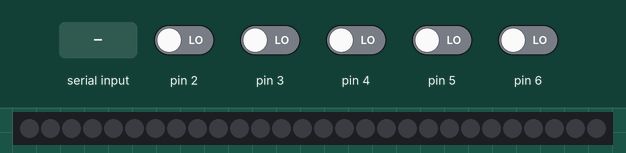
The sketch below on a simulated Arduino Uno, built with avr-gcc and run on an emulated ATmega328P. Parts: 28 RGB LEDs in strip order, left to right. The inputs (shaded band) are chosen by the test bench; at power-on: pin 2–6 LOW. What the sketch prints to the serial monitor is not drawn.

Above: at 1.2 s.
1.3 s: "1" received over Serial
At 1.49 s:
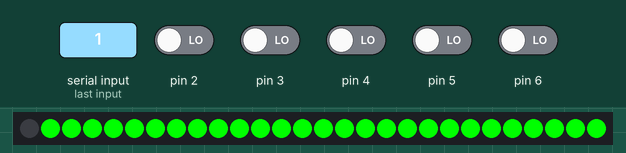
3.1 s: pin 2 driven HIGH
5.0 s: pin 2 driven LOW
8.0 s: pin 3 driven HIGH
9.9 s: pin 2 driven HIGH and pin 3 driven LOW
12.9 s: pin 2 driven LOW and pin 3 driven HIGH
Timing chart, 0 to 15.9 s (numbered marks = the images above; inputs shaded):
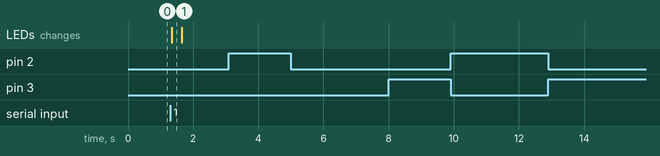

The sketch:

finalProject.ino
```cpp
// 2 - green
// 3 - magenta
// 4 - blue
// 5 - yellow
// 6 - red

//Including the Arduino library downloaded from the 'manage libraries' tab
#include <Adafruit_NeoPixel.h>

int answer = 0;

int LED_PIN = 11;
int NUM_LED = 28;

// setup the neopixed strip
Adafruit_NeoPixel strip(NUM_LED, LED_PIN, NEO_GRB + NEO_KHZ800);

// setup all the pins for each button
void setup() {
    Serial.begin(9600);
    pinMode(2, INPUT);
    pinMode(3, INPUT);
    pinMode(4, INPUT);
    pinMode(5, INPUT);
    pinMode(6, INPUT);

    strip.begin();
}

  void loop() {

    strip.setBrightness(0);
    strip.show();

    if(digitalRead(2)==HIGH){  //if button 2 is pressed...
       Serial.println("green"); //print the message on a new line
    }
    else if(digitalRead(3)==HIGH){  //if button 3 is pressed...
       Serial.println("magenta"); //print the message on a new line
    }
    else if(digitalRead(4)==HIGH){  //if button 4 is pressed...
       Serial.println("blue"); //print the message on a new line
    }
    else if(digitalRead(5)==HIGH){  //if button 5 is pressed...
       Serial.println("yellow"); //print the message on a new line
    }
    else if(digitalRead(6)==HIGH){  //if button 6 is pressed...
       Serial.println("red"); //print the message on a new line
    }
    else{Serial.println("nothing");}

  // receiving messages from the p5js about whether the button pressed is correct or not
   if (Serial.available() > 0) {
    answer = Serial.read();

    // light up the LEDS if the answer is correct
    //ascii for char 1 is 49
    if (answer == 49) {
       for (int i = 0; i < 29; i++) {
         strip.setPixelColor(i, 0, 255, 0);
         strip.setBrightness(255);
         strip.show();
         }
       delay(300);
     }
   }
}
```

Measured:
- after the input at 1.3 s, the LEDs: change after 0.05 s (image 1)
- after the input at 3.1 s, every drawn part: stays the same
- after the input at 5.0 s, every drawn part: stays the same
- after the input at 8.0 s, every drawn part: stays the same
- after the input at 9.9 s, every drawn part: stays the same
- after the input at 12.9 s, every drawn part: stays the same
